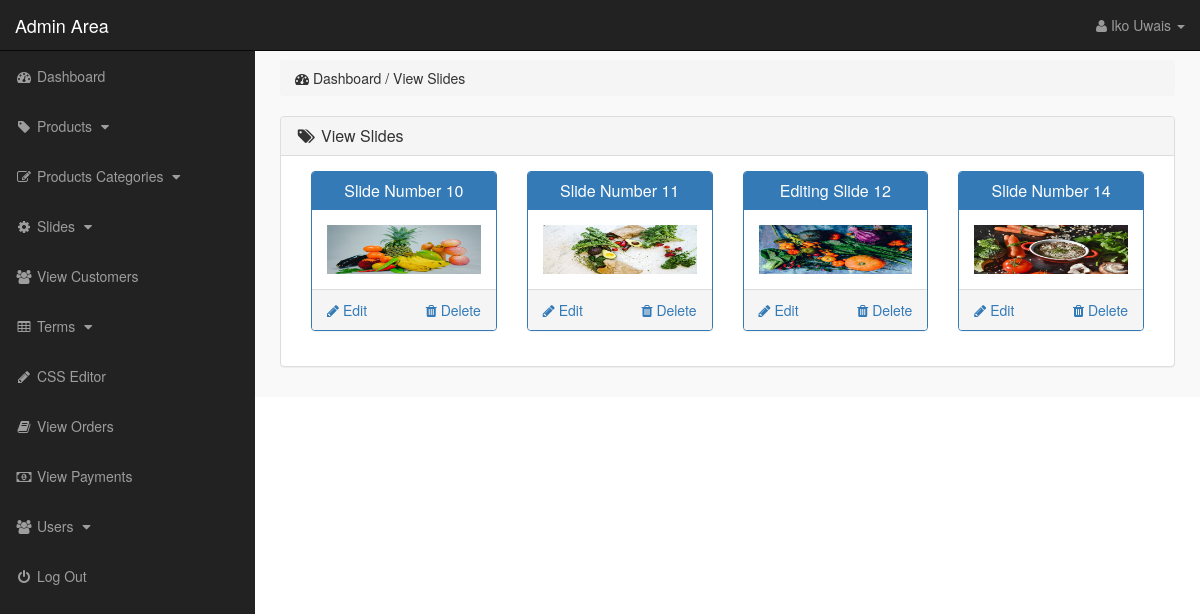
Screenshot of /admin_area/index.php?view_slides (signed in) with the database file from the repository.
### tables this page shows
CREATE TABLE `slider` (
  `slide_id` int(10) NOT NULL,
  `slide_name` varchar(255) NOT NULL,
  `slide_image` text NOT NULL,
  `slide_url` varchar(255) NOT NULL
);

### admin_area/view_slides.php (the view)
<?php
    if(!isset($_SESSION['admin_email'])){
        echo "<script>window.open('login.php','_self')</script>";
    }else{
?>
<div class="row">
    <div class="col-lg-12">
        <ol class="breadcrumb">
            <li>
                <i class="fa fa-dashboard"></i> Dashboard / View Slides
            </li>
        </ol>
    </div>
</div>
<div class="row">
    <div class="col-lg-12">
        <div class="panel panel-default">
            <div class="panel-heading">
                <h3 class="panel-title">
                    <i class="fa fa-tags fa-fw"></i> View Slides
                </h3>
            </div>
            <div class="panel-body">
                <?php
                    $get_slides = "select * from slider";
                    $run_slides = mysqli_query($con,$get_slides);
                    while($row_slides=mysqli_fetch_array($run_slides)){
                        $slide_id = $row_slides['slide_id'];
                        $slide_name = $row_slides['slide_name'];
                        $slide_image = $row_slides['slide_image'];
                ?>
                <div class="col-lg-3 col-md-3">
                    <div class="panel panel-primary">
                        <div class="panel-heading">
                            <h3 class="panel-title" align="center">
                                <?php echo $slide_name; ?>
                            </h3>
                        </div>
                        <div class="panel-body">
                            <img src="slides_images/<?php echo $slide_image; ?>" alt="<?php echo $slide_name; ?>" class="img-responsive">
                        </div>
                        <div class="panel-footer">
                            <center>
                                <a href="index.php?delete_slide=<?php echo $slide_id; ?>" class="pull-right">
                                 <i class="fa fa-trash"></i> Delete
                                </a>
                                <a href="index.php?edit_slide=<?php echo $slide_id; ?>" class="pull-left">
                                 <i class="fa fa-pencil"></i> Edit
                                </a>
                                <div class="clearfix"></div>
                            </center>
                        </div>
                    </div>
                </div>
                <?php } ?>
            </div>
        </div>
    </div>
</div>
<?php } ?>

### admin_area/includes/sidebar.php (shortened to what this page needs)
<?php
    if(!isset($_SESSION['admin_email'])){
        echo "<script>window.open('login.php','_self')</script>";
    }else{
?>
<nav class="navbar navbar-inverse navbar-fixed-top">
    <div class="navbar-header">
        <a href="index.php?dashboard" class="navbar-brand">Admin Area</a>
    </div>
    <ul class="nav navbar-right top-nav">
        <li class="dropdown">
            <a href="#" class="dropdown-toggle" data-toggle="dropdown">
                <i class="fa fa-user"></i> <?php echo $admin_name;  ?> <b class="caret"></b>
            </a>
        </li>
    </ul>
    <div class="collapse navbar-collapse navbar-ex1-collapse">
        <ul class="nav navbar-nav side-nav">
            <li>
                <a href="index.php?dashboard">
                        <i class="fa fa-fw fa-dashboard"></i> Dashboard
                </a>
            </li>
            <li>
                <a href="#" data-toggle="collapse" data-target="#products">
                        <i class="fa fa-fw fa-tag"></i> Products
                        <i class="fa fa-fw fa-caret-down"></i>
                </a>
            </li>
            <li>
                <a href="#" data-toggle="collapse" data-target="#p_cat">
                        <i class="fa fa-fw fa-edit"></i> Products Categories
                        <i class="fa fa-fw fa-caret-down"></i>
                </a>
            </li>
            <li>
                <a href="#" data-toggle="collapse" data-target="#slides">
                        <i class="fa fa-fw fa-gear"></i> Slides
                        <i class="fa fa-fw fa-caret-down"></i>
                </a>
            </li>
            <li>
                <a href="index.php?view_customers">
                    <i class="fa fa-fw fa-users"></i> View Customers
                </a>
            </li>
            <li>
                <a href="#" data-toggle="collapse" data-target="#terms">
                        <i class="fa fa-fw fa-table"></i> Terms
                        <i class="fa fa-fw fa-caret-down"></i>
                </a>
            </li>
             <li>
                <a href="index.php?edit_css">
                    <i class="fa fa-fw fa-pencil"></i> CSS Editor
                </a>
            </li>
            <li>
                <a href="index.php?view_orders">
                    <i class="fa fa-fw fa-book"></i> View Orders
                </a>
            </li>
            <li>
                <a href="index.php?view_payments">
                    <i class="fa fa-fw fa-money"></i> View Payments
                </a>
            </li>
            <li>
                <a href="#" data-toggle="collapse" data-target="#users">
                        <i class="fa fa-fw fa-users"></i> Users
                        <i class="fa fa-fw fa-caret-down"></i>
                </a>
            </li>
            <li>
                <a href="logout.php">
                    <i class="fa fa-fw fa-power-off"></i> Log Out
                </a>
            </li>
        </ul>
    </div>
</nav>
<?php } ?>

### admin_area/css/style.css (style rules this page uses)
body { margin-top: 100px; }
@media (min-width: 768px) { body { margin-top: 50px; } }
.top-nav { padding: 0 15px; }
.top-nav>li { float: left; display: inline-block; }
.top-nav>li>a { color: #999999; line-height: 20px; padding-top: 15px; padding-bottom: 15px; }
@media (min-width: 768px) { .side-nav { position: fixed; top: 51px; bottom: 0; width: 255px; overflow-y: auto; overflow-x: hidden; background-color: #222222; padding-bottom: 40px; border-radius: 0; } }
@media (min-width: 768px) { .side-nav>li>a { width: 255px; } }
.panel-body { border-radius: 5px; }

### rows the page displays
slider: slide_name "Slide Number 10", slide_image (picture)
slider: slide_name "Slide Number 11", slide_image (picture)
slider: slide_name "Editing Slide 12", slide_image (picture)
slider: slide_name "Slide Number 14", slide_image (picture)

### other values shown
$admin_name "Iko Uwais"
